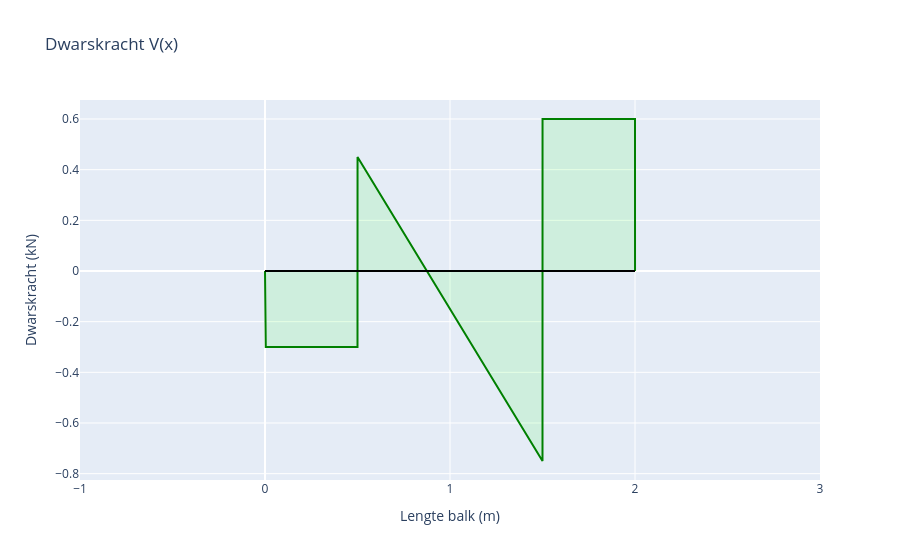

The code cell stored with this chart in its notebook:
### Markdown cell above
## Dwarskrachtgrafiek

### Code cell
layout = go.Layout(
    title="Dwarskracht V(x)",
    xaxis=dict(dtick=1, title="Lengte balk (m)", range=[-1, lengteBalk+1]),
    yaxis=dict(title="Dwarskracht (kN)"),
    showlegend=False
)

line = go.Scatter(
    x=X,
    y= sum(shearForce),
    mode='lines',
    name='Dwarskracht (kN)',
    fill = 'tonexty',
    line_color='green',
    fillcolor='rgba(0,255,0,0.1)'
)

axis = go.Scatter(
    x= [0,lengteBalk],
    y= [0,0],
    mode='lines',
    line_color='black'
)

fig= go.Figure(data=[line, axis], layout=layout)
fig.show()

### Figure 1 — Plotly figure (JSON) as saved in the notebook; plotly's stock layout.template omitted (floating-point values rounded to 4 significant figures; data arrays with more than 128 entries replaced by an {"elided": "..."} marker saying what was removed)
{"data": [{"fill": "tonexty", "fillcolor": "rgba(0,255,0,0.1)", "line": {"color": "green"}, "mode": "lines", "name": "Dwarskracht (kN)", "type": "scatter", "x": {"elided": "10002 float values"}, "y": {"elided": "10002 float values"}}, {"line": {"color": "black"}, "mode": "lines", "type": "scatter", "x": [0, 2], "y": [0, 0]}], "layout": {"autosize": true, "showlegend": false, "title": {"text": "Dwarskracht V(x)"}, "xaxis": {"dtick": 1, "range": [-1, 3], "title": {"text": "Lengte balk (m)"}, "type": "linear"}, "yaxis": {"autorange": true, "range": [-0.825, 0.675], "title": {"text": "Dwarskracht (kN)"}, "type": "linear"}}}
